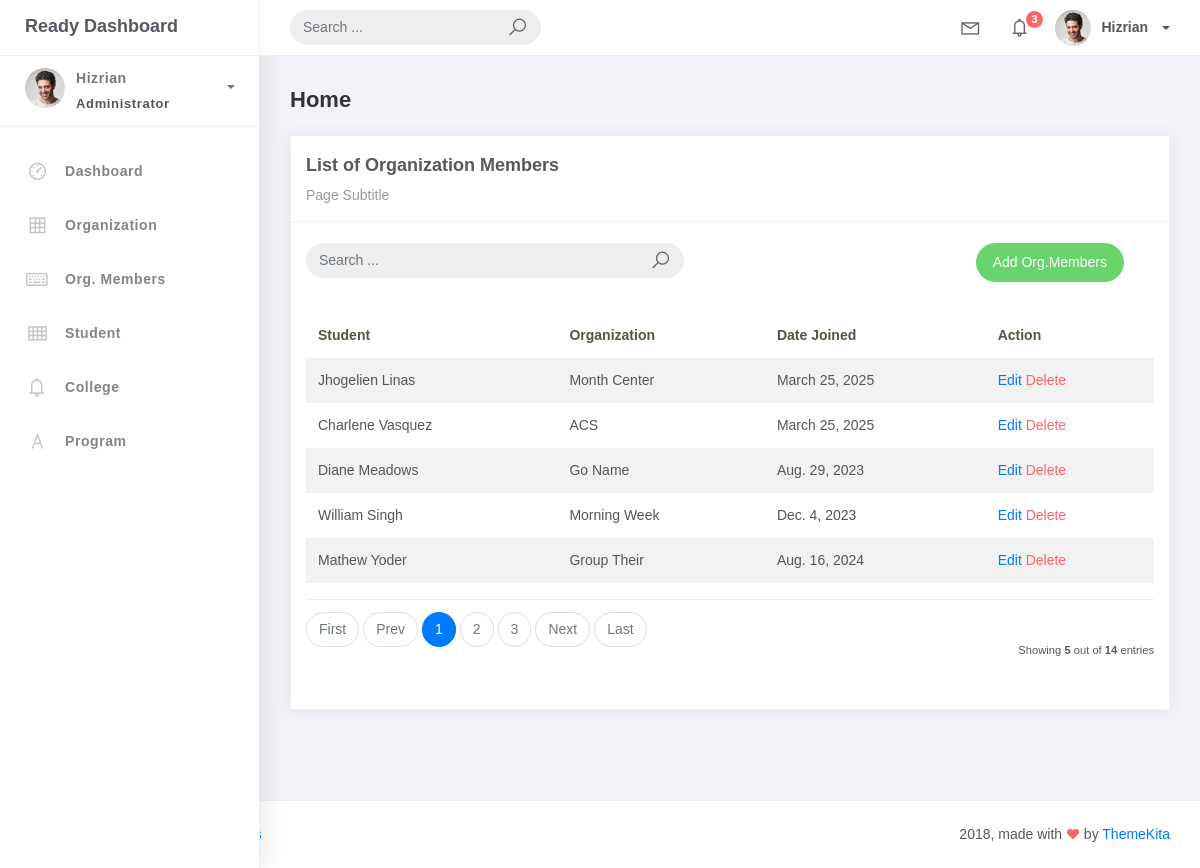
Page /orgMember_list/ on the committed database.
### studentorg/models.py (models this page shows, shortened)
class BaseModel(models.Model):
    created_at = models.DateTimeField(auto_now_add=True, db_index=True)
    updated_at = models.DateTimeField(auto_now=True)
    class Meta:
        abstract = True

class OrgMember(BaseModel):
    student = models.ForeignKey(Student, on_delete=models.CASCADE)
    organization = models.ForeignKey(Organization, on_delete=models.CASCADE)
    date_joined = models.DateField()

class Student(BaseModel):
    student_id = models.CharField(max_length=15)
    lastname = models.CharField(max_length=25)
    firstname = models.CharField(max_length=25)
    middlename = models.CharField(max_length=25, blank=True, null=True)
    program = models.ForeignKey(Program, on_delete=models.CASCADE)

class Organization(BaseModel):
    name = models.CharField(max_length=250)
    college = models.ForeignKey(College, null=True, blank=True, on_delete=models.CASCADE)
    description = models.CharField(max_length=500)
    def __str__(self):
        return self.name

### studentorg/views.py (the view)
# urls.py: path('orgMember_list/', OrgMemberList.as_view(), name='orgMem_list'),
class OrgMemberList(ListView):
    model = OrgMember
    context_object_name = 'orgMember'
    template_name = 'orgMem_list.html'
    paginate_by = 5

### templates/orgMem_list.html
{% extends 'base.html' %}
{% load static %}
{% block content %}
<div class="content">
    <div class="container-fluid">
        <h4 class="page-title">Home</h4>
        <div class="row">
            <div class="col-md-12">
                <div class="card">
                    <div class="card-header">
                        <div class="card-title">List of Organization Members</div>
                        <div class="card-category">Page Subtitle</div>
                    </div>
                    <br />
                    <div class="col-md-12 row">
                        <div class="col-md-6">
                            <form class="navbar-left navbar-form nav-search mr-md-3" action="{% url 'orgMem_list' %}">
                                <div class="input-group">
                                    <input type="text" placeholder="Search ..." class="form-control" name="q" value="{{ request.GET.q }}" />
                                    <div class="input-group-append">
                                        <span class="input-group-text">
                                            <i class="la la-search search-icon"></i>
                                        </span>
                                    </div>
                                </div>
                            </form>
                        </div>
                        <div class="col-md-6">
                            <div class="pull-right">
                                <a href="{% url 'orgMem-add' %}" class="btn btn-success btn-rounded">Add Org.Members</a>
                            </div>
                        </div>
                    </div>
                    <div class="card-body">
                        <table class="table table-striped mt-3">
                            <thead>
                                <tr>
                                    <th scope="col">Student</th>
                                    <th scope="col">Organization</th>
                                    <th scope="col">Date Joined</th>
                                    <th scope="col">Action</th>
                                </tr>
                            </thead>
                            <tbody>
                                {% for object in object_list %}
                                <tr>
                                    <td>{{ object.student.firstname }} {{ object.student.lastname }}</td>
                                    <td>{{ object.organization }}</td>
                                    <td>{{ object.date_joined }}</td>
                                    <td>
                                        <a href="{% url 'orgMem-update' object.id %}">Edit</a>
                                        <a href="{% url 'orgMem-delete' object.id %}" class="text-danger">Delete</a>
                                    </td>
                                </tr>
                                {% empty %}
                                <tr>
                                    <td colspan="4" style="text-align: center;">
                                        <p class="text-sm font-weight-bold mb-0">No Records Found</p>
                                    </td>
                                </tr>
                                {% endfor %}
                            </tbody>
                        </table>
                        {% include 'includes/pagination.html' %}
                    </div>
                </div>
            </div>
        </div>
    </div>
</div>
{% endblock %}

### rows in the picture
OrgMember: student.firstname "Jhogelien", student.lastname "Linas", organization "Month Center", date_joined "March 25, 2025"
OrgMember: student.firstname "Charlene", student.lastname "Vasquez", organization "ACS", date_joined "March 25, 2025"
OrgMember: student.firstname "Diane", student.lastname "Meadows", organization "Go Name", date_joined "Aug. 29, 2023"
OrgMember: student.firstname "William", student.lastname "Singh", organization "Morning Week", date_joined "Dec. 4, 2023"
OrgMember: student.firstname "Mathew", student.lastname "Yoder", organization "Group Their", date_joined "Aug. 16, 2024"

### other values in the picture
{{ page_num }} "1"
{{ page_num }} "2" "3"
{{ object_list.count }} "5"
{{ paginator.count }} "14"
